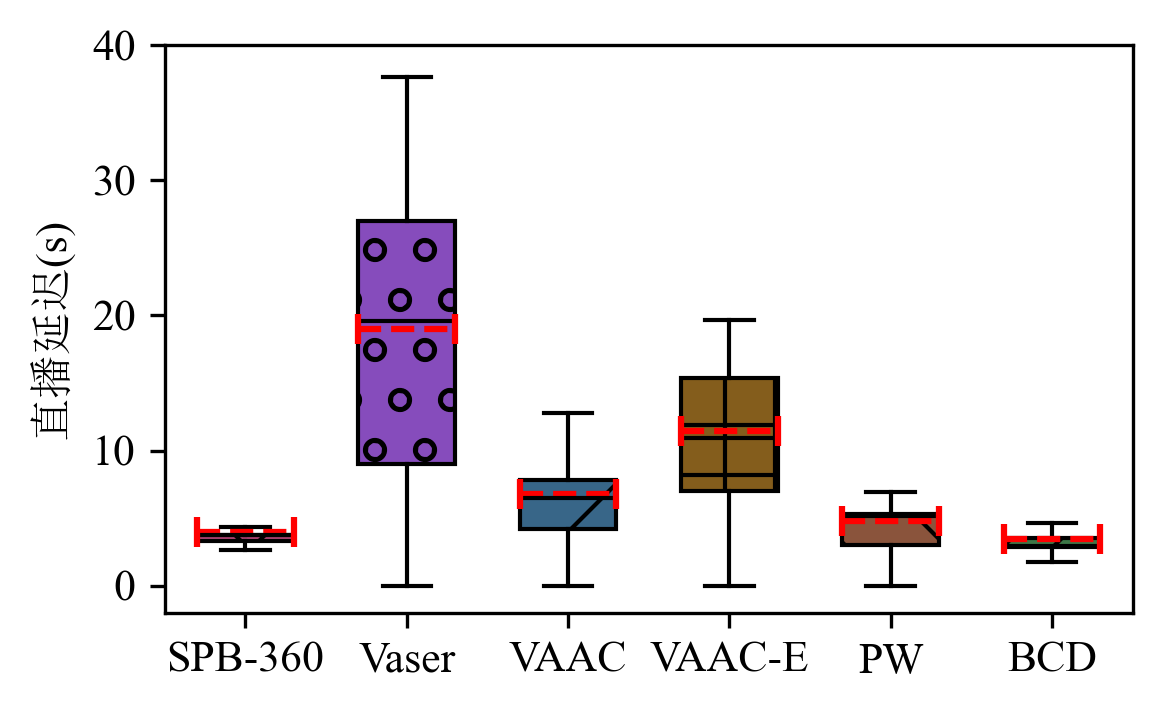

Here is the Python script that generated this plot:
import matplotlib.pyplot as plt
import numpy as np
import matplotlib
import os
import warnings

import pandas as pd

warnings.filterwarnings('ignore')


def set_simple_chinese_font():
    """
    简单设置中文字体为黑体
    直接使用SimHei，避免复杂的字体检测
    """
    # 方法1: 直接设置SimHei为默认字体
    plt.rcParams['font.sans-serif'] = ['SimHei', 'Microsoft YaHei', 'Arial Unicode MS']
    plt.rcParams['axes.unicode_minus'] = False

    print("已设置中文字体为SimHei（黑体）")


def format_draw_boxplot(data, labels, x_label_name, y_label_name,
                        colors=None, hatch_patterns=None, save_path='./boxplot.png',
                        figsize=(10, 6), show_means=False, mean_line=False,
                        y_lim=None):
    """
    绘制一层分组箱型图（学术论文风格）
    加入红色虚线均值线，柱子有图案，与柱状图风格一致

    参数:
    ----------
    data : list of lists
        数据，每个子列表代表一个箱型图的数据
    labels : list of str
        每个箱型图的标签
    x_label_name : str
        x轴标签
    y_label_name : str
        y轴标签
    colors : list of str, optional
        箱体颜色列表
    hatch_patterns : list of str, optional
        箱体图案列表
    save_path : str, optional
        保存路径
    figsize : tuple, optional
        图形大小
    show_means : bool, optional
        是否显示均值标记
    mean_line : bool, optional
        是否显示均值线
    y_lim : tuple, optional
        纵轴范围 (y_min, y_max)，如果为None则自动计算
    """
    # 设置中文字体
    set_simple_chinese_font()

    plt.rcParams.update({'font.size': 16})

    fig, ax = plt.subplots(1, 1, figsize=figsize)

    # 设置坐标轴标签 - 使用常规方法，不指定fontproperties
    ax.set_xlabel(x_label_name, fontsize=18)
    ax.set_ylabel(y_label_name, fontsize=18)

    # 设置刻度样式
    ax.tick_params(which='major', direction='in', length=5, width=1.5, labelsize=16)
    ax.tick_params(axis='x', labelrotation=0)

    # 设置边框线宽
    linewidth = 1.5
    for spine in ['top', 'bottom', 'left', 'right']:
        ax.spines[spine].set_linewidth(linewidth)

    # 颜色配置（与柱状图相同的配色方案）
    if colors is None:
        colors = [
            '#B24475',  # 深粉色 - 5g（与柱状图一致）
            '#864CBC',  # 紫色   - wifi
            '#386688',  # 深蓝色 - VAAC-E
            '#845D1C',  # 棕色   - PW
            '#8A543C',  # 土褐色 - BCD
            '#3D7747'  # 深绿色 - Vega
        ]

    # 图案配置（与柱状图一致的图案）
    if hatch_patterns is None:
        hatch_patterns = [
            'x',  # 5g
            'o',  # wifi
            '/',  # VAAC-E
            '+',  # PW
            '\\',  # BCD
            '//'  # Vega
        ]

    # 配置箱型图属性
    boxprops = {
        'linewidth': 1.5,
        'edgecolor': 'black'
    }

    # 中位数线配置
    medianprops = {
        'color': 'black',
        'linewidth': 2.0
    }

    # 均值标记配置
    meanprops = {
        'marker': 'D',  # 菱形标记
        'markerfacecolor': 'red',
        'markeredgecolor': 'red',
        'markersize': 8,
        'linestyle': 'none'  # 不显示连接线
    } if show_means else None

    # 绘制箱型图
    bp = ax.boxplot(data,
                    patch_artist=True,
                    showfliers=False,  # 不显示异常值点
                    showmeans=show_means,  # 是否显示均值标记
                    medianprops=medianprops,
                    meanprops=meanprops,
                    boxprops=boxprops,
                    whiskerprops={'linewidth': 1.5, 'color': 'black'},
                    capprops={'linewidth': 1.5, 'color': 'black'},
                    widths=0.6  # 箱子宽度
                    )

    # 设置箱子颜色和图案（与柱状图一致）
    for i, box in enumerate(bp['boxes']):
        box.set_facecolor(colors[i % len(colors)])
        box.set_alpha(0.8)  # 透明度
        # 添加图案
        box.set_hatch(hatch_patterns[i % len(hatch_patterns)])
        box.set_edgecolor('black')

    # 计算并绘制红色虚线均值线
    if mean_line:
        for i, dataset in enumerate(data):
            mean_val = np.mean(dataset)
            x_pos = i + 1  # 箱型图的x位置从1开始

            # 绘制红色虚线均值线
            ax.hlines(mean_val,
                      x_pos - 0.3,  # 线的起点（箱子宽度的一半）
                      x_pos + 0.3,  # 线的终点
                      colors='red',
                      linestyles='--',
                      linewidth=2.0,
                      label='均值' if i == 0 else "")  # 只在第一个添加图例

            # 在均值线两端添加小标记
            ax.scatter([x_pos - 0.3, x_pos + 0.3],
                       [mean_val, mean_val],
                       color='red',
                       marker='|',
                       s=50,  # 标记大小
                       zorder=5)  # 确保标记在最上层

    # 设置横轴标签
    ax.set_xticks(np.arange(1, len(labels) + 1))
    ax.set_xticklabels(labels, fontsize=16)

    # 设置纵轴范围
    if y_lim is not None:
        # 使用用户指定的纵轴范围
        y_min, y_max = y_lim
        ax.set_ylim(y_min, y_max)
        print(f"已设置纵轴范围: {y_min} 到 {y_max}")
    else:
        # 自动设置纵轴范围（原有逻辑）
        all_data = []
        for d in data:
            all_data.extend(d)

        if all_data:
            # 计算数据的基本统计量
            q1 = np.percentile(all_data, 25)
            q3 = np.percentile(all_data, 75)
            iqr = q3 - q1

            # 设置合理的纵轴范围
            y_min = q1 - 1.5 * iqr
            y_max = q3 + 1.5 * iqr
            y_range = y_max - y_min
            ax.set_ylim(y_min - 0.1 * y_range, y_max + 0.1 * y_range)
            print(f"自动计算纵轴范围: {y_min - 0.1 * y_range:.2f} 到 {y_max + 0.1 * y_range:.2f}")

    # 添加网格线（可选，提高可读性）
    ax.grid(True, axis='y', alpha=0.3, linestyle='--', linewidth=0.5)

    # 创建自定义图例
    from matplotlib.patches import Patch
    legend_patches = []

    # 如果有图例，添加到图表中
    if legend_patches:
        ax.legend(handles=legend_patches, fontsize=12, loc='upper right')

    # 调整布局并保存
    plt.tight_layout()
    plt.savefig(save_path, dpi=300, bbox_inches='tight',
                facecolor='white', edgecolor='white')
    plt.show()


# 简洁版本（保持图案，无均值标记）- 同样添加y_lim参数
def format_draw_boxplot_simple(data, labels, x_label_name, y_label_name,
                               save_path='./boxplot_simple.png',
                               y_lim=None):
    """
    简洁版箱型图，保持图案样式

    参数:
    ----------
    y_lim : tuple, optional
        纵轴范围 (y_min, y_max)，如果为None则自动计算
    """
    # 设置中文字体
    set_simple_chinese_font()

    plt.rcParams.update({'font.size': 14})

    fig, ax = plt.subplots(1, 1, figsize=(8, 5))

    # 设置坐标轴标签
    ax.set_xlabel(x_label_name, fontsize=16)
    ax.set_ylabel(y_label_name, fontsize=16)

    # 设置刻度样式
    ax.tick_params(which='major', direction='in', length=4, width=1.2, labelsize=14)

    # 设置边框线宽
    for spine in ['top', 'bottom', 'left', 'right']:
        ax.spines[spine].set_linewidth(1.2)

    # 颜色和图案配置（与柱状图一致）
    colors = ['#B24475', '#864CBC', '#386688', '#845D1C', '#8A543C', '#3D7747']
    hatch_patterns = ['x', 'o', '/', '+', '\\', '//']

    # 绘制箱型图
    bp = ax.boxplot(data,
                    patch_artist=True,
                    showfliers=False,  # 不显示异常值
                    showmeans=False,  # 不显示均值标记
                    medianprops={'color': 'black', 'linewidth': 1.5},
                    boxprops={'linewidth': 1.2, 'edgecolor': 'black'},
                    whiskerprops={'linewidth': 1.2, 'color': 'black'},
                    capprops={'linewidth': 1.2, 'color': 'black'},
                    widths=0.5)

    # 设置箱子颜色和图案
    for i, box in enumerate(bp['boxes']):
        box.set_facecolor(colors[i % len(colors)])
        box.set_alpha(0.7)
        box.set_hatch(hatch_patterns[i % len(hatch_patterns)])

    # 设置横轴标签
    ax.set_xticks(np.arange(1, len(labels) + 1))
    ax.set_xticklabels(labels, fontsize=14)

    # 设置纵轴范围
    if y_lim is not None:
        y_min, y_max = y_lim
        ax.set_ylim(y_min, y_max)
        print(f"已设置纵轴范围: {y_min} 到 {y_max}")

    # 调整布局并保存
    plt.tight_layout()
    plt.savefig(save_path, dpi=300, bbox_inches='tight',
                facecolor='white', edgecolor='white')
    plt.show()


# 高级版本：可以同时设置多个自定义参数
def format_draw_boxplot_advanced(data, labels, x_label_name, y_label_name,
                                 save_path='./boxplot_advanced.png',
                                 figsize=(10, 6),
                                 show_means=False,
                                 mean_line=False,
                                 y_lim=None,
                                 x_lim=None,
                                 colors=None,
                                 hatch_patterns=None,
                                 grid_alpha=0.3,
                                 legend_location='upper right',
                                 dpi=300,
                                 show_outliers=False):
    """
    高级版箱型图，提供更多自定义选项
    """
    # 设置中文字体
    set_simple_chinese_font()

    plt.rcParams.update({'font.size': 16})

    fig, ax = plt.subplots(1, 1, figsize=figsize)

    # 设置坐标轴标签
    ax.set_xlabel(x_label_name, fontsize=18)
    ax.set_ylabel(y_label_name, fontsize=18)

    # 设置刻度样式
    ax.tick_params(which='major', direction='in', length=5, width=1.5, labelsize=16)
    ax.tick_params(axis='x', labelrotation=0)

    # 设置边框线宽
    linewidth = 1.5
    for spine in ['top', 'bottom', 'left', 'right']:
        ax.spines[spine].set_linewidth(linewidth)

    # 颜色配置
    if colors is None:
        colors = [
            '#B24475',  # 深粉色
            '#864CBC',  # 紫色
            '#386688',  # 深蓝色
            '#845D1C',  # 棕色
            '#8A543C',  # 土褐色
            '#3D7747'  # 深绿色
        ]

    # 图案配置
    if hatch_patterns is None:
        hatch_patterns = ['x', 'o', '/', '+', '\\', '//']

    # 绘制箱型图
    bp = ax.boxplot(data,
                    patch_artist=True,
                    showfliers=show_outliers,  # 是否显示异常值
                    showmeans=show_means,
                    medianprops={'color': 'black', 'linewidth': 2.0},
                    meanprops={'marker': 'D', 'markerfacecolor': 'red',
                               'markeredgecolor': 'red', 'markersize': 8} if show_means else None,
                    boxprops={'linewidth': 1.5, 'edgecolor': 'black'},
                    whiskerprops={'linewidth': 1.5, 'color': 'black'},
                    capprops={'linewidth': 1.5, 'color': 'black'},
                    widths=0.6)

    # 设置箱子颜色和图案
    for i, box in enumerate(bp['boxes']):
        box.set_facecolor(colors[i % len(colors)])
        box.set_alpha(0.8)
        box.set_hatch(hatch_patterns[i % len(hatch_patterns)])

    # 设置横轴标签
    ax.set_xticks(np.arange(1, len(labels) + 1))
    ax.set_xticklabels(labels, fontsize=16)

    # 设置纵轴范围
    if y_lim is not None:
        y_min, y_max = y_lim
        ax.set_ylim(y_min, y_max)

    # 设置横轴范围（如果提供）
    if x_lim is not None:
        x_min, x_max = x_lim
        ax.set_xlim(x_min, x_max)

    # 添加网格线
    ax.grid(True, axis='y', alpha=grid_alpha, linestyle='--', linewidth=0.5)

    # 保存图表
    plt.tight_layout()
    plt.savefig(save_path, dpi=dpi, bbox_inches='tight',
                facecolor='white', edgecolor='white')
    plt.show()


if __name__ == "__main__":
    ['SPB-360', 'Vaser', 'VAAC', 'VAAC-E', 'PW', 'BCD']

    SPB360_live_delay_list = [x / 1000.0 for x in pd.read_csv("../raw_data/record/SPB-360_record.csv")['latency'].tolist()]
    Vaser_live_delay_list = [x / 1000.0 for x in pd.read_csv("../raw_data/record/Vaser_record.csv")['latency'].tolist()]
    VAAC_live_delay_list = [x / 1000.0 for x in pd.read_csv("../raw_data/record/VAAC_record.csv")['latency'].tolist()]
    VAAC_E_live_delay_list = [x / 1000.0 for x in pd.read_csv("../raw_data/record/VAAC-E_record.csv")['latency'].tolist()]
    PW_live_delay_list = [x / 1000.0 for x in pd.read_csv("../raw_data/record/PW_record.csv")['latency'].tolist()]
    BCD_live_delay_list = [x / 1000.0 for x in pd.read_csv("../raw_data/record/BCD_record.csv")['latency'].tolist()]

    data = [
        SPB360_live_delay_list,
        Vaser_live_delay_list,
        VAAC_live_delay_list,
        VAAC_E_live_delay_list,
        PW_live_delay_list,
        BCD_live_delay_list
    ]

    labels = ['SPB-360', 'Vaser', 'VAAC', 'VAAC-E', 'PW', 'BCD']

    format_draw_boxplot(
        data=data,
        labels=labels,
        x_label_name='',
        y_label_name='直播延迟(s)',
        show_means=False,
        mean_line=True,
        save_path='./live_delay.png',
        y_lim=(0, 40)
    )
